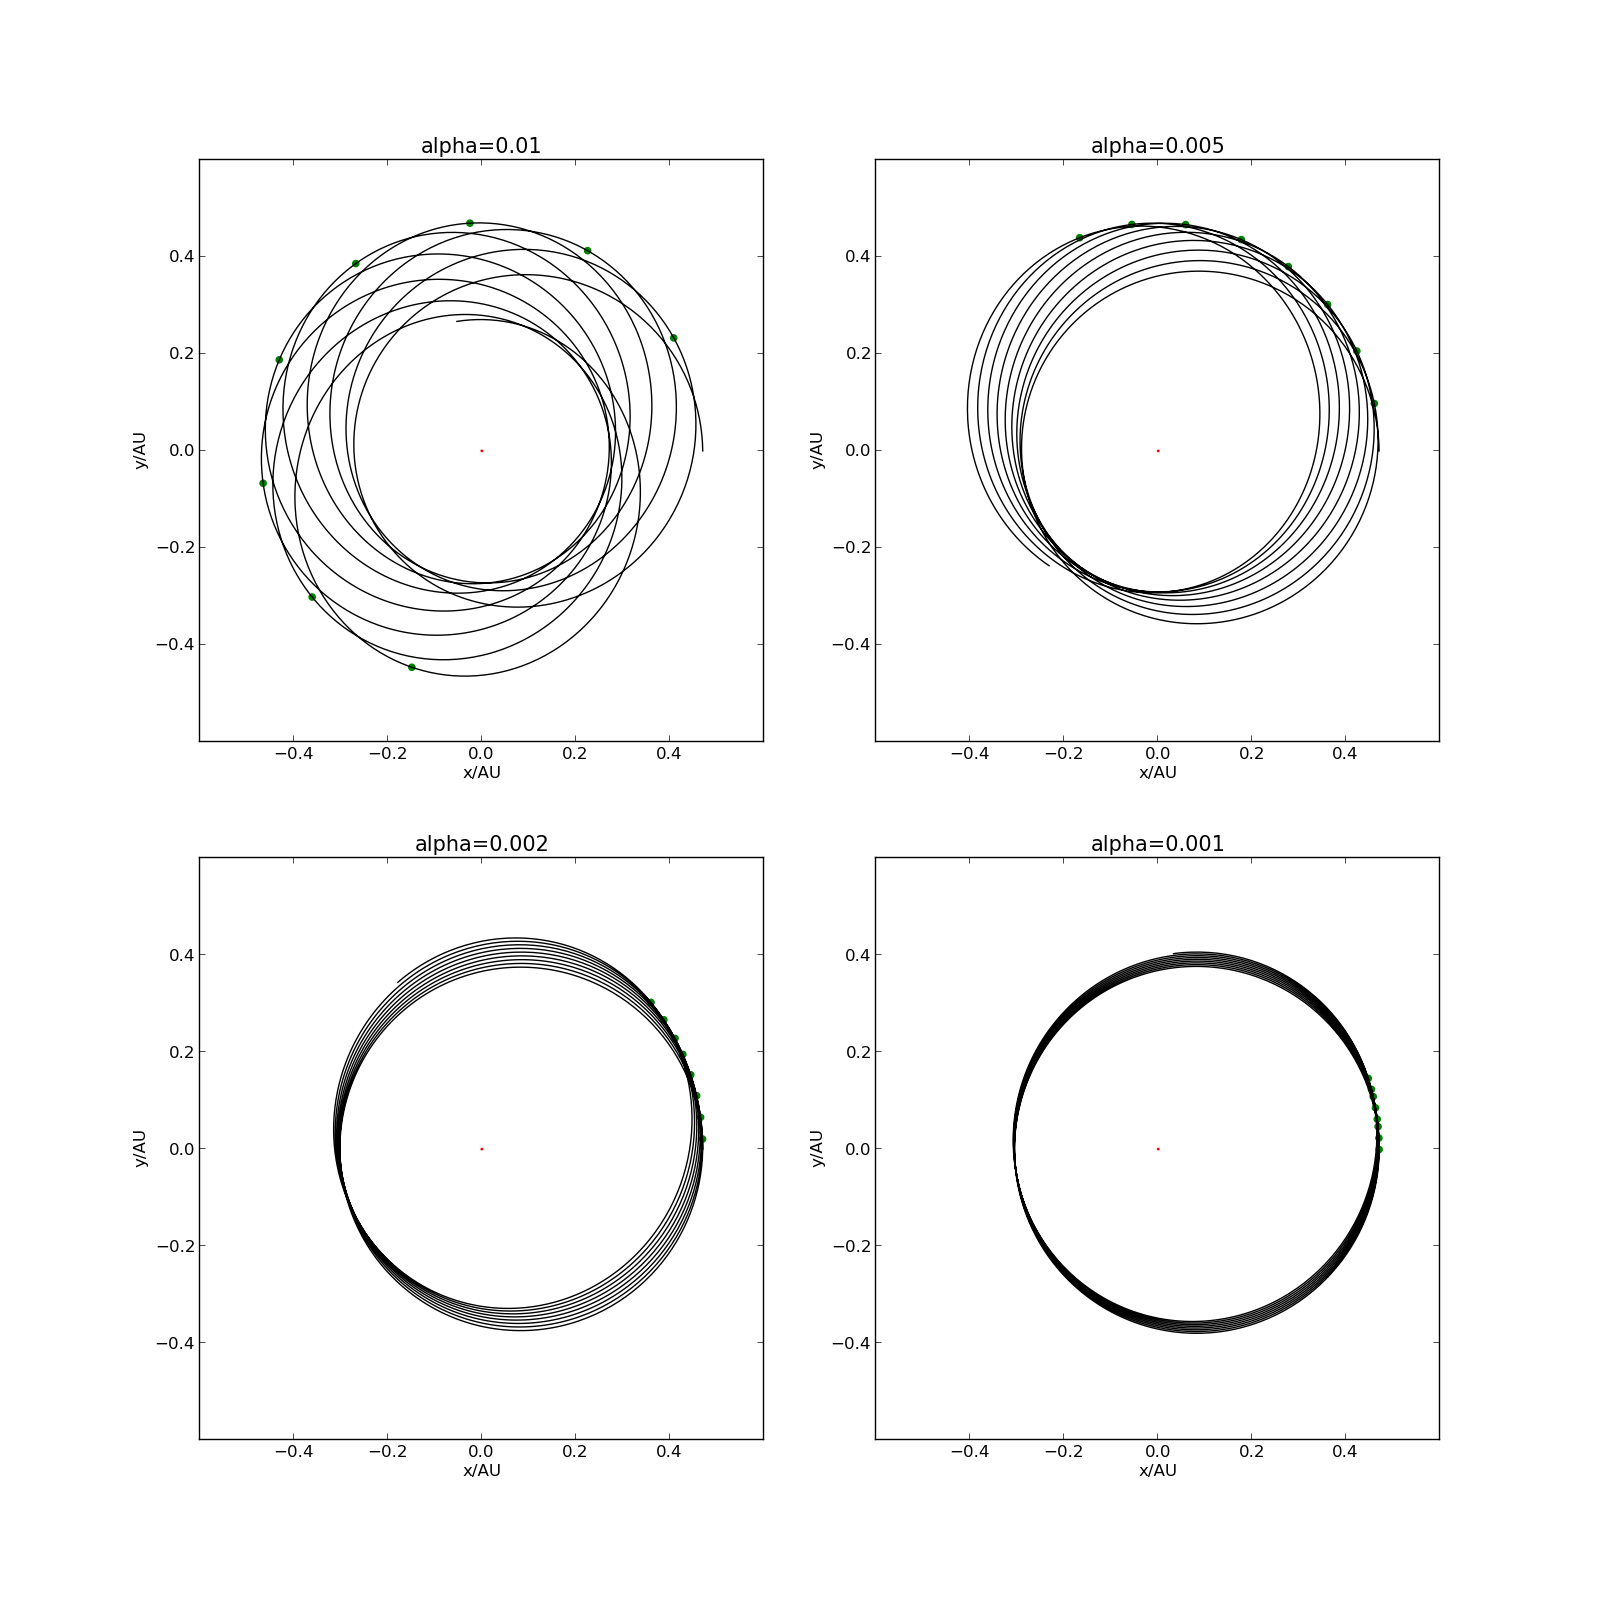

The Python source for this figure:
'''
The precession of Mercury
astronomical units

F=GMM'/(r^2)*(1+alpha/(r^2))
'''

import numpy as np
from pylab import *
from math import *
import mpl_toolkits.mplot3d

#Determine the initial value
def initial(a,e):
    x0=a*(1+e)
    y0=0
    v_x0=0
    v_y0=2*pi*sqrt((1-e)/(a*(1+e)))
    return [x0,y0,v_x0,v_y0]

def orbits(alpha):
    global a
    a=0.39
    e=0.206
    i_M=initial(a,e)
    x0=i_M[0]
    x=[]
    x.append(x0)
    y0=i_M[1]
    y=[]
    y.append(y0)
    v_x0=i_M[2]
    v_x=[]
    v_x.append(v_x0)
    v_y0=i_M[3]
    v_y=[]
    v_y.append(v_y0)
    r=[]
    r.append(sqrt(x0**2+y0**2))
    t=[]
    t.append(0)
    time=2.0
    dt=0.001

    for i in range(int(time/dt)):
        v_x.append(v_x[i]-4*pi**2*x[i]/(r[i]**3)*(1+alpha/(r[i]**2))*dt)
        x.append(x[i]+v_x[i+1]*dt)
        v_y.append(v_y[i]-4*pi**2*y[i]/(r[i]**3)*(1+alpha/(r[i]**2))*dt)
        y.append(y[i]+v_y[i+1]*dt)
        r.append(sqrt(x[i+1]**2+y[i+1]**2))
        t.append(t[i]+dt)
    return [x,y,v_x,v_y,r,t]

def precession(M):
    x=M[0]
    y=M[1]
    r=M[4]
    t=M[5]
    theta=[]
    xp=[]
    yp=[]
    tp=[]
    for i in range(len(r)-2):
        if (r[i+2]-r[i+1])*(r[i+1]-r[i])<0:#choose the perihelions and aphelions
            if r[i+1]>a:#choose the aphelions
                if y[i+1]/x[i+1]>0:
                    angle=arctan(y[i+1]/x[i+1])
                else:
                    angle=pi+arctan(y[i+1]/x[i+1])
                theta.append(angle)
                xp.append(x[i+1])
                yp.append(y[i+1])
                tp.append(t[i+1])
    print tp,theta
    return [tp,theta,xp,yp]

#The orbits of planet
f=open('precession of  Mercury.txt','w')
M1=orbits(0.01)
x_M1=M1[0]
y_M1=M1[1]
p1=precession(M1)
tp1=p1[0]
theta1=p1[1]
print >> f,'alpha=',0.01
print >> f,'tp1=',tp1,'theta1=',theta1
xp1=p1[2]
yp1=p1[3]

M2=orbits(0.005)
x_M2=M2[0]
y_M2=M2[1]
p2=precession(M2)
tp2=p2[0]
theta2=p2[1]
print >> f,'alpha=',0.005
print >> f,'tp2=',tp2,'theta2=',theta2
xp2=p2[2]
yp2=p2[3]

M3=orbits(0.002)
x_M3=M3[0]
y_M3=M3[1]
p3=precession(M3)
tp3=p3[0]
theta3=p3[1]
print >> f,'alpha=',0.002
print >> f,'tp3=',tp3,'theta3=',theta3
xp3=p3[2]
yp3=p3[3]

M4=orbits(0.001)
x_M4=M4[0]
y_M4=M4[1]
p4=precession(M4)
tp4=p4[0]
theta4=p4[1]
print >> f,'alpha=',0.001
print >> f,'tp4=',tp4,'theta4=',theta4
xp4=p4[2]
yp4=p4[3]

M5=orbits(0.003)
x_M5=M5[0]
y_M5=M5[1]
p5=precession(M5)
tp5=p5[0]
theta5=p5[1]
print >> f,'alpha=',0.003
print >> f,'tp5=',tp5,'theta5=',theta5

M6=orbits(0.0005)
x_M6=M6[0]
y_M6=M6[1]
p6=precession(M6)
tp6=p6[0]
theta6=p6[1]
print >> f,'alpha=',0.0005
print >> f,'tp6=',tp6,'theta6=',theta6

M7=orbits(0.0002)
x_M7=M7[0]
y_M7=M7[1]
p7=precession(M7)
tp7=p7[0]
theta7=p7[1]
print >> f,'alpha=',0.0002
print >> f,'tp7=',tp7,'theta7=',theta7

f.close()
#plot
figure(figsize=[16,16])
subplot(221)#3 numbers:the total number of rows,columns and the number of subplot
plot(x_M1,y_M1,color='black')
scatter(0,0,s=1,color='red')
scatter(xp1,yp1,color='green')
title('alpha=0.01',fontsize=15)
xlabel('x/AU')
xlim(-0.6,0.6)
ylabel('y/AU')
ylim(-0.6,0.6)

subplot(222)
plot(x_M2,y_M2,color='black')
scatter(0,0,s=1,color='red')
scatter(xp2,yp2,color='green')
title('alpha=0.005',fontsize=15)
xlabel('x/AU')
xlim(-0.6,0.6)
ylabel('y/AU')
ylim(-0.6,0.6)

subplot(223)
plot(x_M3,y_M3,color='black')
scatter(0,0,s=1,color='red')
scatter(xp3,yp3,color='green')
title('alpha=0.002',fontsize=15)
xlabel('x/AU')
xlim(-0.6,0.6)
ylabel('y/AU')
ylim(-0.6,0.6)

subplot(224)
plot(x_M4,y_M4,color='black')
scatter(0,0,s=1,color='red')
scatter(xp4,yp4,color='green')
title('alpha=0.001',fontsize=15)
xlabel('x/AU')
xlim(-0.6,0.6)
ylabel('y/AU')
ylim(-0.6,0.6)

savefig('Mercury.png')
show()
